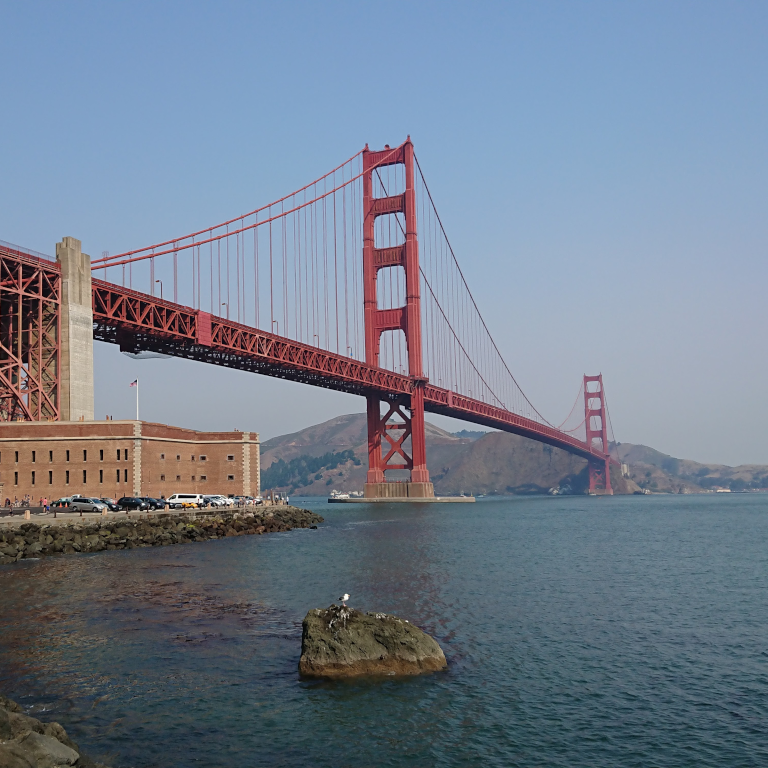
#> input picture apps/sample-data/GoldenGate.png, 768 x 768 px, found by its file name
$ jupyter execute --allow-errors multimodal-embeddinggemma-with-sentence-transformers.ipynb   (shell and % lines are left out)
#> lines starting #> are read from the running program, lines starting #| are printed output that depends on the picture
##### Copyright 2026 Google LLC.

[cell 1]
#@title Licensed under the Apache License, Version 2.0 (the "License");
# you may not use this file except in compliance with the License.
# You may obtain a copy of the License at
#
# https://www.apache.org/licenses/LICENSE-2.0
#
# Unless required by applicable law or agreed to in writing, software
# distributed under the License is distributed on an "AS IS" BASIS,
# WITHOUT WARRANTIES OR CONDITIONS OF ANY KIND, either express or implied.
# See the License for the specific language governing permissions and
# limitations under the License.

<table class="tfo-notebook-buttons" align="left">
  <td>
    <a target="_blank" href="https://ai.google.dev/gemma/docs/embeddinggemma/multimodal-embeddinggemma-with-sentence-transformers">View on ai.google.dev</a>
  </td>
  <td>
    <a target="_blank" href="https://colab.research.google.com/github/google-gemma/cookbook/blob/main/docs/embeddinggemma/multimodal-embeddinggemma-with-sentence-transformers.ipynb">Run in Google Colab</a>
  </td>
  <td>
    <a target="_blank" href="https://kaggle.com/kernels/welcome?src=https://github.com/google-gemma/cookbook/blob/main/docs/embeddinggemma/multimodal-embeddinggemma-with-sentence-transformers.ipynb">Run in Kaggle</a>
  </td>
  <td>
    <a target="_blank" href="https://console.cloud.google.com/vertex-ai/colab/import/https%3A%2F%2Fraw.githubusercontent.com%2Fgoogle-gemma%2Fcookbook%2Fmain%2Fdocs%2Fembeddinggemma%2Fmultimodal-embeddinggemma-with-sentence-transformers.ipynb">Open in Vertex AI</a>
  </td>
  <td>
    <a target="_blank" href="https://github.com/google-gemma/cookbook/blob/main/docs/embeddinggemma/multimodal-embeddinggemma-with-sentence-transformers.ipynb">View source on GitHub</a>
  </td>
</table>

# Multimodal Embeddings with EmbeddingGemma 2

**EmbeddingGemma 2** is a lightweight, open-source 740M parameter model designed for unified multimodal embeddings. Built on the Gemma 4 decoder architecture, it maps **text, images, audio, and video** into a unified 768-dimensional vector space.

Because of its compact footprint, you can run demanding cross-modal workflows (e.g. cross-modal retrieval, multimedia search, and multimodal similarity) locally and offline on consumer GPUs or CPUs.

**What this guide covers:**

* Installing dependencies and loading **EmbeddingGemma 2**
* Configuring modality encoders (`vision_config` and `audio_config`) to optimize memory usage
* Generating **image embeddings** and computing image-to-image and image-to-text similarity
* Generating **audio embeddings** and matching speech/audio to text descriptions
* Generating **video embeddings** and customizing frame sampling parameters
* Combining modalities with **multimodal and interleaved inputs** (`<|image|>`, `<|audio|>`, `<|video|>`)

> **New to EmbeddingGemma 2?** See [Generating Embeddings with EmbeddingGemma 2 and Sentence Transformers](https://ai.google.dev/gemma/docs/embeddinggemma/inference-embeddinggemma-with-sentence-transformers) for core concepts including task prompts, RAG, zero-shot classification, and Matryoshka Representation Learning (MRL).

## Setup and Installation

Install `sentence-transformers`, `transformers`, and the multimedia libraries (`pillow`, `soundfile`, `torchcodec`) required for processing images, audio, and video.

Sentence Transformers is a Python framework for using and training embedding and reranker models. For more details on the framework, see the [Sentence Transformers documentation](https://www.sbert.net/).

## Model Initialization

Instantiate EmbeddingGemma 2 directly using the `SentenceTransformer` class.

### Default: Full Multimodal Setup

Initializing the model without configuration overrides automatically loads all modality encoders (text, vision, and audio), enabling full multimodal embedding generation.

[cell 2]
from sentence_transformers import SentenceTransformer

model_id = "google/embeddinggemma-2"
#> (the rest of this cell did not finish here and is left out)

> **Note on Precision:** EmbeddingGemma 2 activations are incompatible with `float16`. Use `bfloat16` (default on supported GPUs) or `float32`.

### Optional: Selective Encoder Loading

If your workflow only requires specific modalities (for example, audio-only retrieval), you can selectively load only the encoders you need via `config_kwargs` to optimize memory usage and initialization speed.

Pass `"vision_config": None` and/or `"audio_config": None` when initializing the model to load only the active encoders.

[cell 3]
from sentence_transformers import SentenceTransformer

model_id = "google/embeddinggemma-2"
#> (the rest of this cell did not finish here and is left out)

*(For the remainder of this tutorial, we use the full multimodal `model` initialized above.)*

## Multimodal & Cross-Modal Embeddings

Because EmbeddingGemma 2 maps all modalities into a unified 768-dimensional vector space, you can compute similarity both **within** a modality (e.g., image-to-image) and **across** modalities (e.g., text-to-image, image-to-audio, or text-to-video).

### Working with Images

Pass an image as a dictionary `{"image": <source>}`, where `<source>` can be a file path, URL, or `PIL.Image` object.

[cell 4]
from PIL import Image
from IPython.display import display
import requests

IMAGE_SIZE = 240

img_url = "https://raw.githubusercontent.com/google-gemma/cookbook/refs/heads/main/apps/sample-data/GoldenGate.png"
input_image = Image.open(requests.get(img_url, stream=True).raw).resize((IMAGE_SIZE, IMAGE_SIZE))
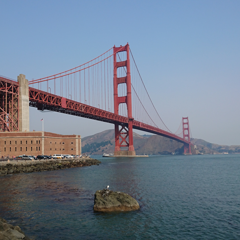
#> input_image: PIL image 240x240 RGBA; mean R, G, B, A 114.5, 126.1, 141.9, 255

print("Input Image:")
display(input_image)

# Embed the image directly from a URL, file path, or PIL Image object
#> (the rest of this cell did not finish here and is left out)
